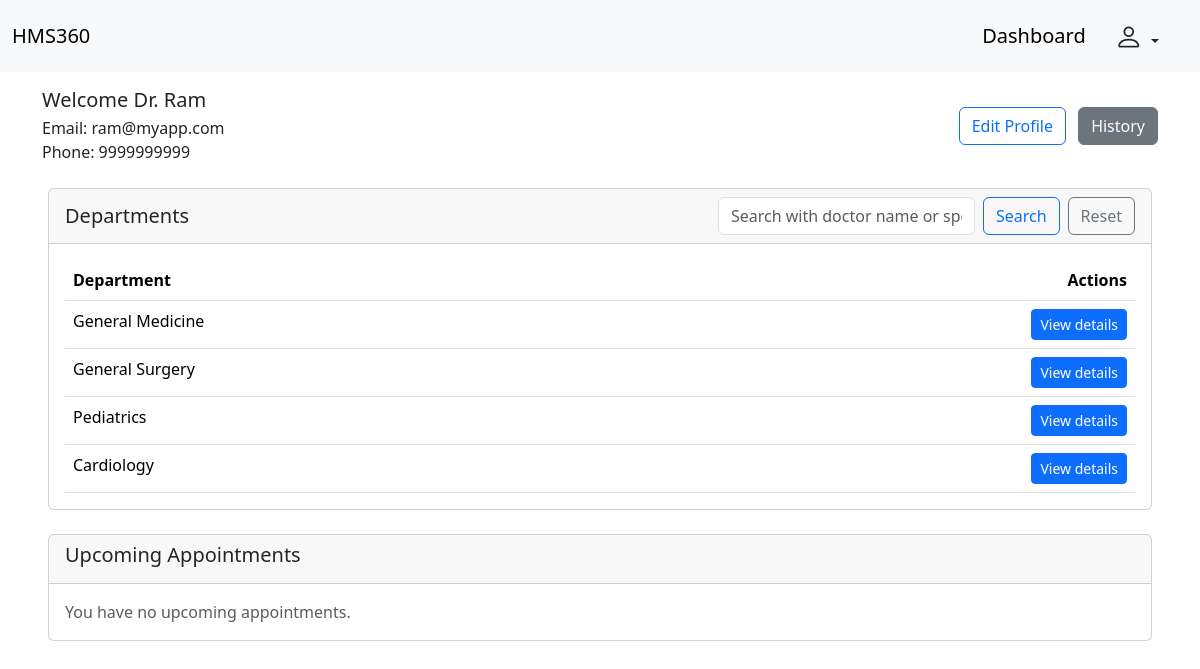
Page /patient/dashboard (signed in) on the committed database.
### backend/models.py (models this page shows, shortened)
class Doctor(db.Model , UserMixin):
    __tablename__ = "doctor"
    id  = db.Column(db.Integer , primary_key = True , autoincrement = True)
    name = db.Column(db.String , nullable = False)
    email = db.Column(db.String, unique = True , nullable = False)
    password = db.Column(db.String, nullable = False)
    phone = db.Column(db.String, nullable = False)
    status = db.Column(db.String, nullable =False, default='Active')
    dept_id = db.Column(db.Integer, db.ForeignKey ("department.id"), nullable = False)
    appointments = db.relationship("Appointment", backref = "doctor")

class Department(db.Model):
    __tablename__ = "department"
    id  = db.Column(db.Integer , primary_key = True , autoincrement = True)
    name = db.Column(db.String , nullable = False, unique = True)
    description = db.Column(db.String , nullable = False)
    doc_registered = db.Column(db.Integer)
    doctors = db.relationship("Doctor", backref = "department")
    appointments = db.relationship("Appointment", backref = "department")

### backend/routes.py (the view, shortened to what this page needs)
@app.route("/patient/dashboard" , methods=["GET" , "POST"])
@login_required
def pat_dashboard():
    current_patient = current_user
    today = date.today()
    search_term = request.args.get("search", "").strip()
    dept_query = Department.query
    all_depts = dept_query.all()
    upcoming_appointments = (
        Appointment.query
        .filter(
            Appointment.pat_id == current_patient.id,
            Appointment.date >= today,
            Appointment.status != "Canceled",
            Appointment.status != "Completed"
        )
        .order_by(Appointment.date, Appointment.time)
        .all()
    )
    return render_template("/patient/dashboard.html" , current_patient = current_user, all_depts = all_depts,
                            upcoming_appointments=upcoming_appointments, search_term=search_term)

### app.py (called while the page is built)
def create_app():
    app = Flask(__name__)
    app.config["SQLALCHEMY_DATABASE_URI"] = "sqlite:///Hospital_db.sqlite3"
    db.init_app(app)
    app.config["SECRET_KEY"] = "Thisismysecret"
    login_manager = LoginManager(app)
    @login_manager.user_loader
    def load_user(email):
        return db.session.query(Patient).filter_by(email = email).first() or \
        db.session.query(Admin).filter_by(email = email).first() or \
        db.session.query(Doctor).filter_by(email = email).first()
    app.app_context().push()
    db.create_all()
    return app

### templates/patient/dashboard.html (shortened to what this page needs)
<!DOCTYPE html>
<html lang="en">
<head>
    <link href="https://cdn.jsdelivr.net/npm/bootstrap@5.3.7/dist/css/bootstrap.min.css" rel="stylesheet"
>
    <link rel="stylesheet" href="https://cdn.jsdelivr.net/npm/bootstrap-icons@1.13.1/font/bootstrap-icons.min.css">
</head>
<body>
    <nav class="navbar navbar-expand-lg bg-body-tertiary">
        <div class="container-fluid">
            <a class="navbar-brand fs-5" href="{{ url_for('pat_dashboard') }}">HMS360</a>
            <div class="collapse navbar-collapse" id="navbarNav">
                <ul class="navbar-nav ms-auto fs-5">
                    <li class="nav-item">
                        <a class="nav-link active" aria-current="page" href="{{ url_for('pat_dashboard') }}">Dashboard</a>
                    </li>
                </ul>
                <div class="dropdown me-3 ms-2">
                    <button class="btn dropdown-toggle" type="button" data-bs-toggle="dropdown" aria-expanded="false">
                        <i class="bi bi-person fs-3"></i>
                    </button>
                </div>
            </div>
        </div>
    </nav>
    <div class="container mt-3 d-flex justify-content-between align-items-center">
        <div>
            <h5 class="mb-1">Welcome {{current_patient.name}}</h5>
            <p class="mb-0">Email: {{current_patient.email}}</p>
            <p class="mb-0">Phone: {{current_patient.phone}}</p>
        </div>
        <div>
            <a href="{{ url_for('edit_patient_profile') }}" class="btn btn-outline-primary me-2">
                Edit Profile
            </a>
            <a href="{{ url_for('patient_self_history') }}" class="btn btn-secondary">
                History
            </a>
        </div>
    </div>
    <div class="card mt-4 ms-5 me-5">
        <div class="card-header d-flex justify-content-between align-items-center">
            <h5 class="mb-0">Departments</h5>
            <form class="d-flex" method="get" action="{{ url_for('pat_dashboard') }}">
                <input type="text" class="form-control me-2" name="search"
                    placeholder="Search with doctor name or specialization" value="{{ search_term or '' }}">
                <button class="btn btn-outline-primary me-2" type="submit">Search</button>
                <a href="{{ url_for('pat_dashboard') }}" class="btn btn-outline-secondary">Reset</a>
            </form>
        </div>
        <div class="card-body">
            <table class="table mb-0">
                <thead>
                    <tr>
                        <th scope="col">Department</th>
                        <th scope="col" class="text-end">Actions</th>
                    </tr>
                </thead>
                <tbody>
                    {% for d in all_depts %}
                        <tr>
                            <td>{{ d.name }}</td>
                            <td class="text-end">
                            <button class="btn btn-primary btn-sm" data-bs-toggle="modal" data-bs-target="#deptModal-{{ d.id }}">
                                View details
                            </button>
                            </td>
                        </tr>
                    {% else %}
                        <tr>
                            <td colspan="2" class="text-muted text-center">
                                No departments available.
                            </td>
                        </tr>
                    {% endfor %}
                </tbody>
            </table>
        </div>
    </div>
    <div class="card mt-4 ms-5 me-5">
        <div class="card-header">
            <h5>Upcoming Appointments</h5>
        </div>
        <div class="card-body">
            {% if upcoming_appointments %}
            <table class="table mb-0">
                <thead>
                    <tr>
                        <th scope="col">Doctor</th>
                        <th scope="col">Department</th>
                        <th scope="col">Date</th>
                        <th scope="col">Time</th>
                        <th scope="col">Status</th>
                        <th scope="col" class="text-end">Actions</th>
                    </tr>
                </thead>
                <tbody>
                    {% for appt in upcoming_appointments %}
                    <tr>
                        <td>{{ appt.doctor.name }}</td>
                        <td>{{ appt.department.name }}</td>
                        <td>{{ appt.date }}</td>
                        <td>{{ appt.time }}</td>
                        <td>{{ appt.status }}</td>
                        <td class="text-end">
                            <form action="{{ url_for('cancel_patient_appointment', appt_id=appt.id) }}" method="POST"
                                class="d-inline"
                                onsubmit="return confirm('Are you sure you want to cancel this appointment?');">
                                <button type="submit" class="btn btn-sm btn-danger">
                                    Cancel
                                </button>
                            </form>
                        </td>
                    </tr>
                    {% endfor %}
                </tbody>
            </table>
            {% else %}
            <p class="text-muted mb-0">You have no upcoming appointments.</p>
            {% endif %}
        </div>
    </div>
</body>
</html>

### rows in the picture
Doctor: name "Dr. Ram", email "ram@myapp.com", phone "9999999999"
Department: name "General Medicine"
Department: name "General Surgery"
Department: name "Pediatrics"
Department: name "Cardiology"
